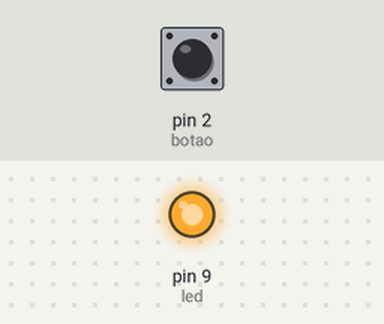
A sketch run on a simulated Arduino Uno, built with avr-gcc and run on an emulated ATmega328P. On the bench: output pins drawn as LEDs (lit = HIGH). Inputs (shaded band) come from the test bench; at power-on: pin 2 (botao) LOW.

Above: at 1.2 s.
1.3 s: pin 2 (botao) pulled HIGH for 0.15 s
At 1.37 s:
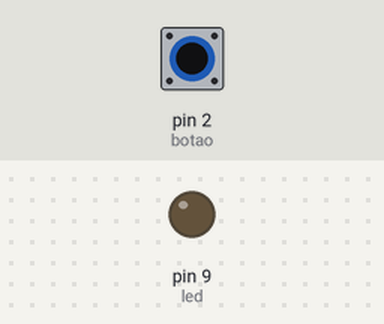
2.9 s: pin 2 (botao) pulled HIGH for 3.2 s
At 6.4 s:
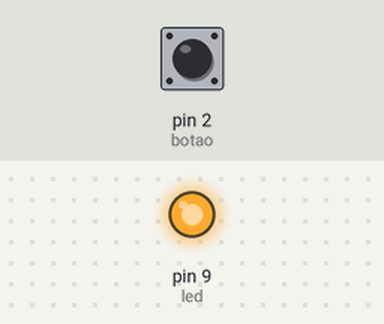
Timing chart, 0 to 7.9 s (numbered marks = the images above; inputs shaded):
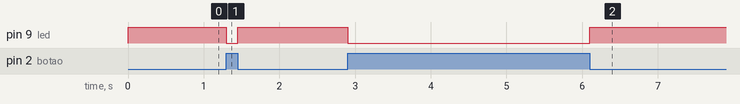

Measured:
- after the input at 1.3 s, pin 9 (led): HIGH → LOW at once, → HIGH 0.15 s later
- after the input at 2.9 s, pin 9 (led): HIGH → LOW at once, → HIGH 3.2 s later

The sketch:

codigo.ino
```cpp
const int led = 9;
const int botao = 2;

int estadobotao = 0;

void setup()
{
  pinMode(led, OUTPUT);
  pinMode(botao , INPUT);
}

void loop()
{
  estadobotao = digitalRead(botao);

  if ( estadobotao == HIGH) {
    digitalWrite(led,LOW);
  } else {
    digitalWrite(led,HIGH);
  }
}
```
